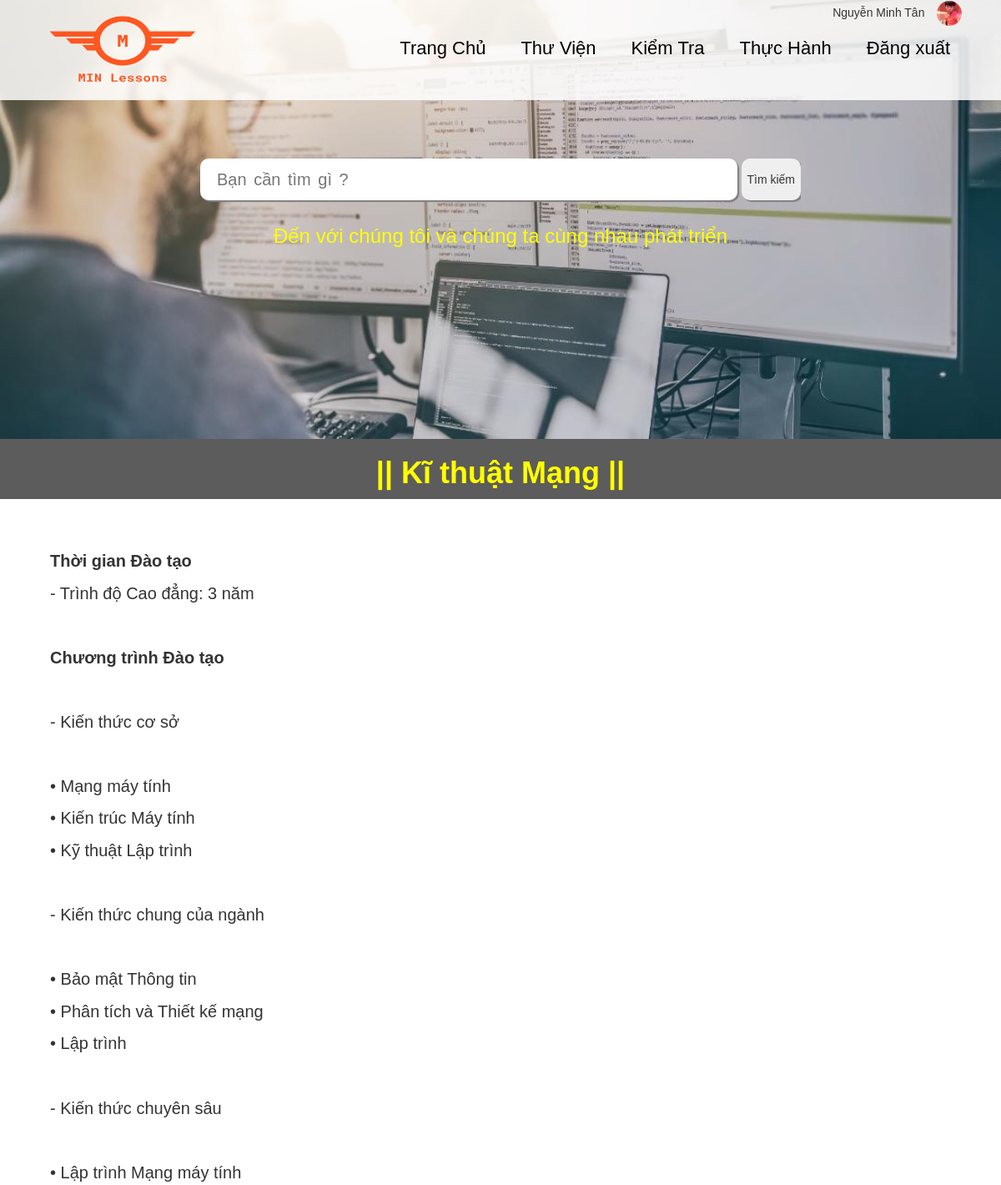
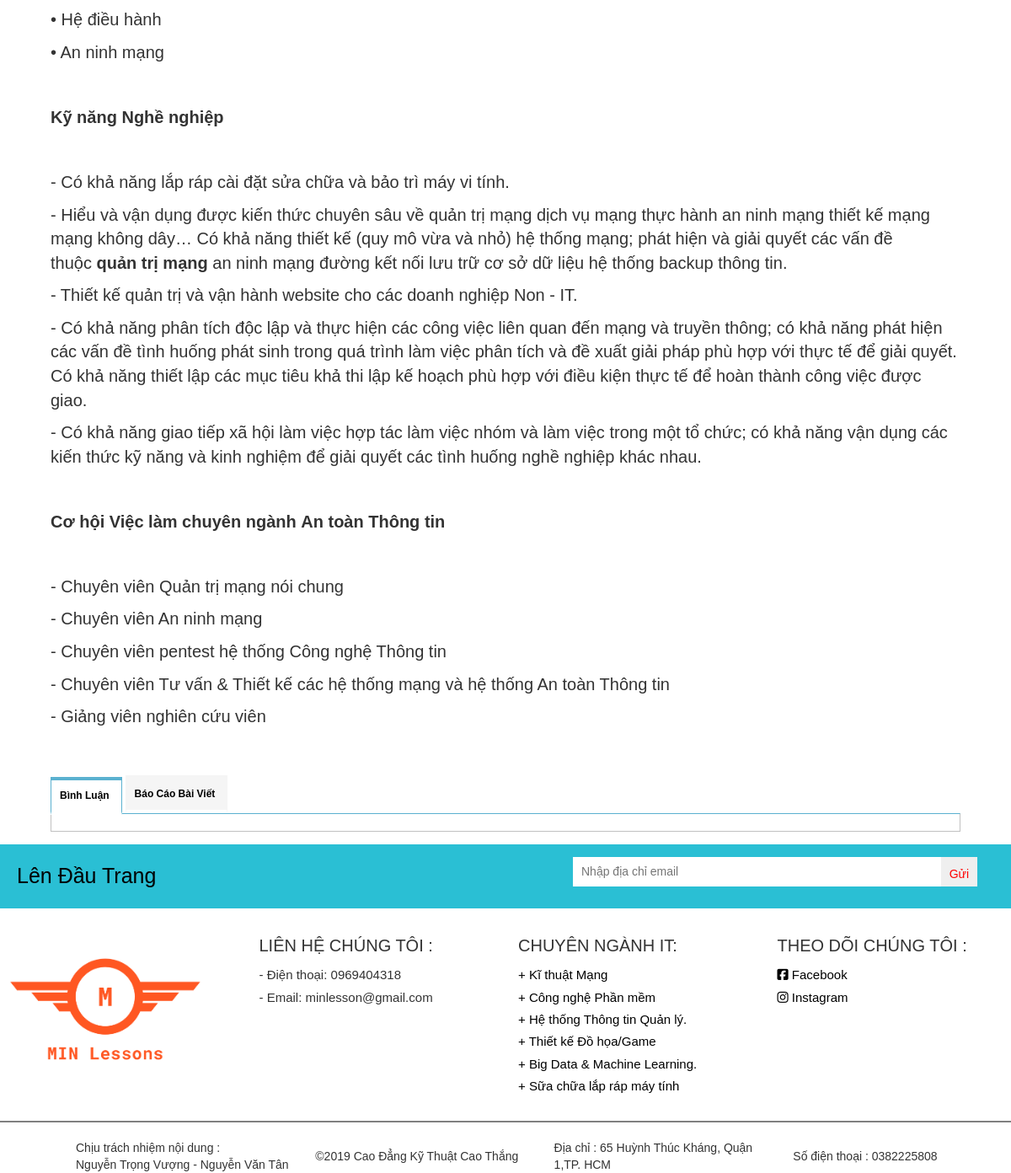
Screenshot of /tieuchi_details.php?tieuchi_details=1 (signed in) with the database file from the repository (2 pictures, top to bottom).
### tables this page shows
CREATE TABLE `table_tieuchi` (
  `id` int(11) NOT NULL,
  `ten` varchar(255) NOT NULL,
  `mota` varchar(255) NOT NULL,
  `photo` varchar(255) NOT NULL,
  `noidung` text,
  `trangthai` int(11) NOT NULL
);

CREATE TABLE `table_setting` (
  `id` int(11) NOT NULL,
  `dienthoai` varchar(255) NOT NULL,
  `dienthoai2` varchar(255) NOT NULL,
  `email` varchar(255) NOT NULL,
  `diachi` varchar(255) NOT NULL,
  `instagram` varchar(255) NOT NULL,
  `facebook` varchar(255) NOT NULL,
  `trangthai` int(11) NOT NULL
);

### database/loadDataIndex.php (called while the page is built, shortened)
<?php
if (!$conn) {
	die("Kết nối thất bại: " . mysqli_connect_error());
}else{
	$sql = "select * from table_tieuchi where trangthai = 1";
	$tieuchi = $conn->query($sql);
	$sql = "select * from table_setting";
	$cauhinhchung = $conn->query($sql);
	$row_setting = $cauhinhchung->fetch_assoc();
}
?>

### tieuchi_details.php (the view, shortened to what this page needs)
<!DOCTYPE html>
<html lang="en">
<?php include 'database/config.php'; ?>
<?php include 'database/loadDataIndex.php'; ?>
<head>
    <link rel="stylesheet" href="https://use.fontawesome.com/releases/v5.8.2/css/all.css"
>
    <link rel="stylesheet" href="scss/all.css">
    <link rel="stylesheet" href="scss/library.css">
    <link rel="stylesheet" href="https://maxcdn.bootstrapcdn.com/bootstrap/3.3.5/css/bootstrap.min.css">
</head>
<body>
    <?php include 'element/header.php'; ?>
    <?php if(isset($_GET['tieuchi_details'])) {
        $sql = "select * from table_tieuchi where id = '".$_GET['tieuchi_details']."'";
        $news_details = $conn->query($sql);
        ?>
        <?php foreach ($news_details as $key => $value) { ?>
            <div class="library">
                <h1>|| <?=$value['ten']?> ||</h1>
            </div>
            <div class="inner">
                <div class="content_details">
                 <span><?=$value['noidung']?></span>
             </div>
             <div class="bottom_detail">
                <div class="contain_tab">
                    <a href="#binhluan" class="item_tab active">Bình luận</a>
                    <a href="#baocao" class="item_tab">Báo cáo bài viết</a>
                </div>
                <div class="contain_content_tab">
                </div>
            </div>
        </div>
    <?php } ?>
<?php } ?>
<footer class="footer">
    <?php include 'element/footer.php' ?>
</footer>
</body>
</html>

### element/footer.php (shortened to what this page needs)
<footer class="footer">
    <section class="contact">
        <a href="#">Lên Đầu Trang</a>
        <form>
            <input type="text" placeholder="Nhập địa chỉ email">
            <input type="submit" value="Gửi">
        </form>
    </section>
    <div class="wrapper">
        <div id="footer_logo" class="part"><a href="index.html"><img src="image/logo/logo_MIN_Lessons.png" width="90%"></a></div>
        <div class="part">
            <span>Liên hệ chúng tôi :</span>
            <ul>
                <li>- Điện thoại: <?=$row_setting['dienthoai']?></a></li>
                <li>- Email: <?=$row_setting['email']?></a></li>
            </ul>
        </div>
        <div class="part">
            <span>Chuyên ngành IT:</span>
            <ul>
                <?php foreach ($tieuchi as $key => $value) { ?>
                    <li><a href="tieuchi_details.php?tieuchi_details=<?=$value['id']?>">+ <?=$value['ten']?></a></li>
                <?php } ?>
            </ul>
        </div>
        <div class="part">
            <span>Theo dõi chúng tôi :</span>
            <ul>
                <li><a href="<?=$row_setting['facebook']?>"><i class="fab fa-facebook-square"></i> Facebook</a></li>
                <li><a href="<?=$row_setting['instagram']?>"><i class="fab fa-instagram"></i> Instagram</a></li>
            </ul>
        </div>
    </div>
    <hr>
    <div class="infomation">
        <table>
            <tr>
                <td id="r1">Chịu trách nhiệm nội dung :<br> Nguyễn Trọng Vượng - Nguyễn Văn Tân</td>
                <td id="r2">&copy;2019 Cao Đẳng Kỹ Thuật Cao Thắng</td>
                <td id="r1">Địa chỉ : <?=$row_setting['diachi']?></td>
                <td id="r1">Số điện thoại : <?=$row_setting['dienthoai2']?></td>
            </tr>
        </table>
    </div>
</footer>

### scss/all.css (style rules this page uses)
* { padding:0;margin:0;box-sizing:border-box; }
ul,li { padding:0;margin:0; }
a { text-decoration:none;cursor: pointer; }
body { font-family: medium-content-sans-serif-font, -apple-system, BlinkMacSystemFont, "Segoe UI", Roboto, Oxygen, Ubuntu, Cantarell, "Open Sans", "Helvetica Neue", sans-serif;font-size:13px;position:relative;box-sizing:border-box;overflow-y:scroll; }
body { margin: 0; }
* { -webkit-box-sizing: border-box;box-sizing: border-box;font-family: 'Gill Sans', 'Gill Sans MT', Calibri, 'Trebuchet MS', sans-serif; }
.footer { clear: both;width: 100%; }
.footer .contact { width:100%;padding: 20px;background-color: #2ABFD4;position: relative;overflow: hidden;display: flex;justify-content: space-between; }
.footer .contact a { color: #000000;font-size: 25px;text-decoration: none;display: inline-block;width: 40%; }
.footer .contact form input { position: absolute;height: 35px;top:15px;border: none;color: red;right: 30px;-webkit-box-pack: center;-ms-flex-pack: center;justify-content: center;padding: 10px;margin-right: 10px; }
.footer .contact form input[type=text] { width: 40%; }
.footer .wrapper { display: -ms-flexbox;-ms-flex-wrap: nowrap;width: 100%; }
.footer .wrapper .part { width: calc(100% / 4 - 90px / 4);float: left;margin-right: 30px;font-size: 20px;padding-top:30px; }
.footer .wrapper .part:nth-child(4n) { margin-right: 0; }
.footer .wrapper .part a { text-decoration: none;color: #000000;font-size: 15px; }
.footer .wrapper .part ul { list-style: none;padding-top: 10px; }
.footer hr { border: 1px solid gray; }
.footer .infomation { padding-left: 5%;width: 100%; }
.footer .infomation td { padding-left: 30px;width: 320px; }
.part ul li { font-size: 15px;margin-bottom: 5px; }
.part span { text-transform: uppercase; }

### scss/library.css (style rules this page uses)
a { text-decoration: none; }
.inner { width: 100%;margin: 0 auto;position: relative;padding: 0 5%; }
.library { text-align: center;background: #000000a3;padding: 1px 0;margin-bottom: 15px; }
.library h1 { font-weight: bold;color: #ff0; }
.content_details span { font-size: 20px; }
.item_tab { display:inline-block;padding:10px 14px 10px 10px;color:#000;font-weight:bold;border-bottom:4px solid #fff;border-top:4px solid rgb(245,245,245);background-color:rgb(245,245,245);font-size:12px;text-transform:capitalize;border-left:1px solid rgb(245,245,245);border-right:1px solid rgb(245,245,245);position:relative; }
.item_tab:hover,.item_tab.active { background:#fff;border-top;border-top:4px solid #5AB1D0;border-left:1px solid #5AB1D0;border-right:1px solid #5AB1D0;bottom:-2px; }
.contain_content_tab { padding:10px 10px;text-align:justify;line-height:22px;font-size:13px;border:1px solid #c1c1c1;border-top-color:#5AB1D0; }
.content_details { padding: 45px 0; }
.bottom_detail { padding-bottom: 15px; }

### rows the page displays
table_tieuchi: ten "Kĩ thuật Mạng", noidung "Thời gian Đào tạo - Trình độ Cao đẳng: 3 năm Chương trình Đào tạo - Kiến thức cơ sở • Mạng máy tính • Kiến trúc Máy tính • Kỹ thuật Lập trình - Kiến thức chung của ngành • Bảo mật Thông tin • Phân tích và Thiết kế mạng • Lập trình - Kiến thức chuyên sâu • Lập trình Mạng máy tính • Hệ điều hành • An ninh mạng Kỹ năng Nghề nghiệp - Có khả năng lắp ráp cài đặt sửa chữa và bảo trì máy vi tính. - Hiểu và vận dụng được kiến thức chuyên sâu về quản trị mạng dịch vụ mạng thực hành an ninh mạng thiết kế mạng mạng không dây… Có khả năng thiết kế (quy mô vừa và nhỏ) hệ thống mạng; phát hiện và giải quyết các vấn đề thuộc quản trị mạng an ninh mạng đường kết nối lưu trữ cơ sở dữ liệu hệ thống backup…"
table_setting: dienthoai "0969404318", email "minlesson@gmail.com", diachi "65 Huỳnh Thúc Kháng, Quận 1,TP. HCM", dienthoai2 "0382225808"
table_tieuchi: ten "Công nghệ Phần mềm"
table_tieuchi: ten "Hệ thống Thông tin Quản lý."
table_tieuchi: ten "Thiết kế Đồ họa/Game"
table_tieuchi: ten "Big Data & Machine Learning."
table_tieuchi: ten "Sữa chữa lắp ráp máy tính"

### other values shown
$_SESSION['name_user'] "Nguyễn Minh Tân"
